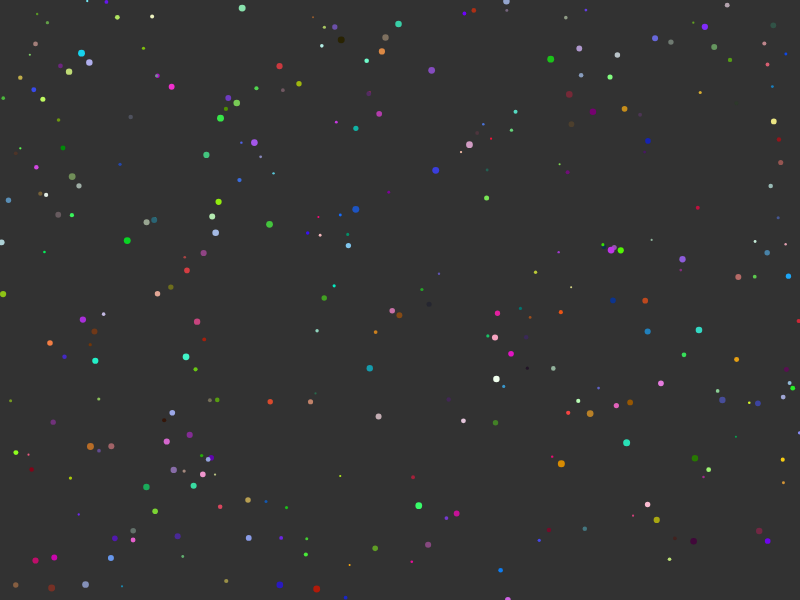
Frame 1 (no input)
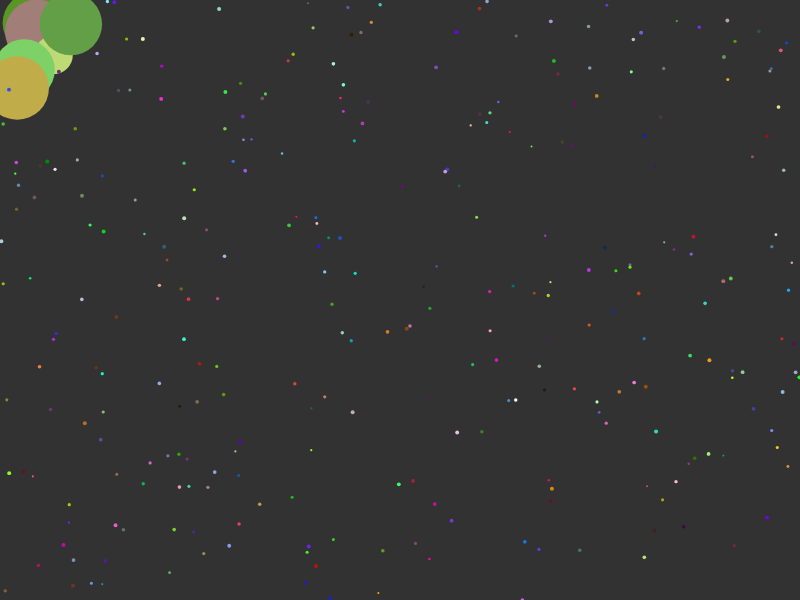
Frame 60 (no input)
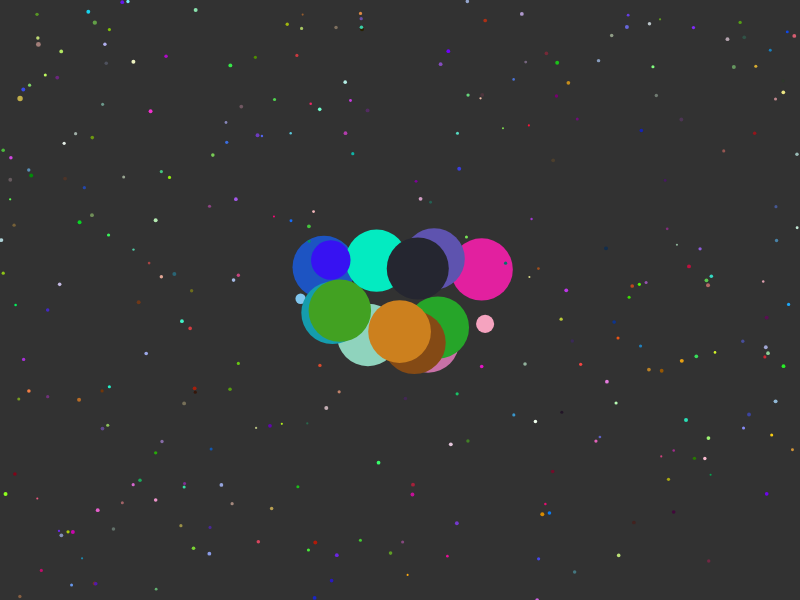
Frame 120 (the mouse pressed at the canvas centre since frame 60)

The p5.js sketch that drew these frames (run headless with seeded random() and noise() and a simulated clock; from frame 60 on, the mouse is pressed at the canvas centre):

// p5.js sketch
// ── sketch.js
/*
 * @Description: In User Settings Edit
 * @Author: your name
 * @Date: 2019-08-09 18:01:12
 * @LastEditTime: 2019-08-09 19:01:59
 * @LastEditors: Please set LastEditors
 */
let balls = []

function setup() {
    createCanvas(displayWidth, displayHeight)
    for (let i = 0; i < 300; i++) {
        balls.push(new Ball())
    }
}

function draw() {
    background(50)

    for (let i = 0; i < 300; i++) {
        balls[i].show()
        balls[i].update()
        balls[i].amplification(dist(mouseX, mouseY, balls[i].x, balls[i].y) < 90)

    }
}
// ── ball.js
/*
 * @Description: In User Settings Edit
 * @Author: your name
 * @Date: 2019-08-09 18:03:14
 * @LastEditTime: 2019-08-09 18:38:13
 * @LastEditors: Please set LastEditors
 */
function Ball() {
    this.x = random(0, displayWidth)
    this.y = random(0, displayHeight)
    this.r = random(2, 7)

    this.dx = random(-0.5, 0.5)
    this.dy = random(-0.5, 0.5)

    this.color = color(random(1, 255), random(1, 255), random(1, 255))

    this.dr = 1
    this.maxr = random(60, 80)
}

Ball.prototype.show = function() {
    noStroke()
    fill(this.color)
    ellipse(this.x, this.y, this.r)
}

Ball.prototype.update = function() {
    if ((this.x - this.r) < 0 || (this.x - this.r) > displayWidth) {
        this.dx = this.dx * -1
    }
    if ((this.y - this.r) < 0 || (this.y + this.r) > displayHeight) {
        this.dy = this.dy * -1
    }
    
    this.x += this.dx
    this.y += this.dy
}

// 在范围之内放大, 否则缩小
Ball.prototype.amplification = function(isInScope) {
    if (isInScope) {
        if (this.r < this.maxr) {
            this.r += this.dr
        }
    } else {
        if (this.r > 4) {
            this.r -= this.dr
        }
    }
}
// ── ball2.js
function Ball2 (x, y) {
    this.x = x;
    this.y = y;
    this.r = 20;
    // 速度
    this.dx = random(2, 6) * (random(-1, 1) > 0 ? 1 : -1);
    this.dy = random(-20, 1);
    // 加速度
    this.d2y = .5;
    this.dead = false
}

Ball2.prototype.update = function () {
    // x
    this.x += this.dx;
    // y
    this.dy += this.d2y;
    this.y += this.dy;
    bounce.call(this)
    kill.call(this)
}

Ball2.prototype.show = function () {
    noStroke();
    fill('#ff3040')
    ellipse(this.x, this.y, this.r)
}

function bounce () {
    const LESS_RATE = 0.8; // 递减率
    const MIN_SPEED = 1;
    if (this.y + this.r > displayHeight) {
        this.dy = -1 * LESS_RATE * this.dy;
        this.y = displayHeight - this.r
    }
    // if (Math.abs(this.dy) < MIN_SPEED) {
    //     this.dy = 0;
    // }
}

function kill () {
    if (this.x + this.r < 0 || this.x - this.r > displayWidth) {
        this.dead = true
    }
}
